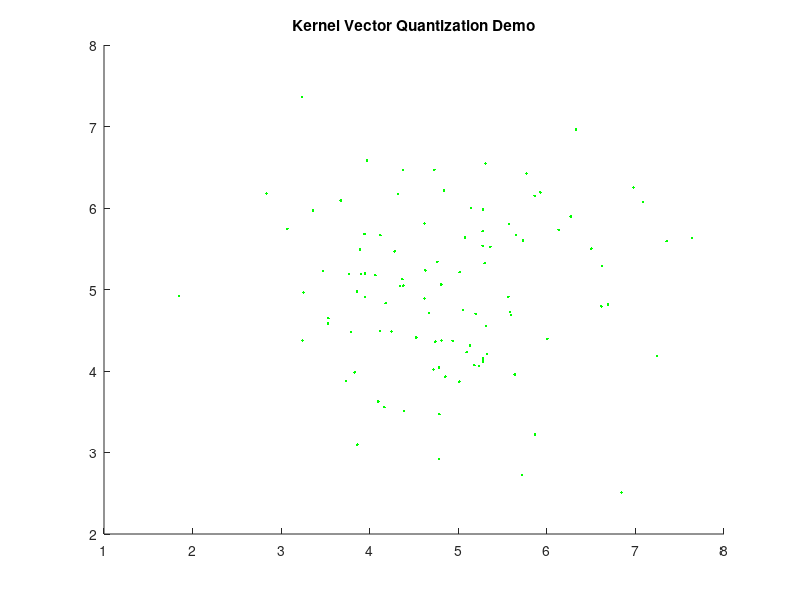

Write MATLAB code to recreate this figure. (Note: this script raises an error after producing the figure.)
clear all;
N=100;

X1=randn(N,2);
X1=X1+repmat([5,5],N,1);


Z=[X1;]

clf;

% subplot(211);
title('Kernel Vector Quantization Demo')
hold on;
plot(Z(:,1),Z(:,2),'g.');


kk=kvq;
kk.child=kernel('rbf',1);
kk.dist=0.5;

[r,a]=train(kk,data(Z));

plot(r.X(:,1),r.X(:,2),'b*');    

